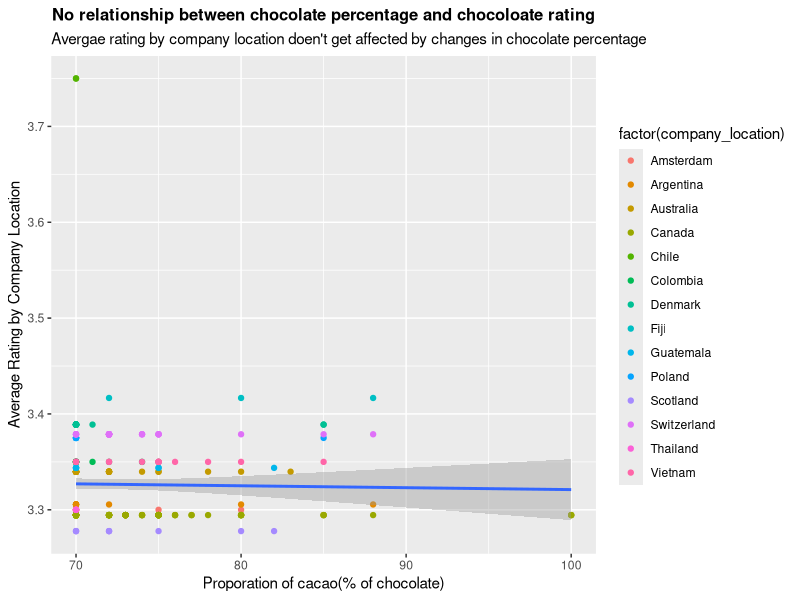

Write the R code that produced this figure.
## ---- chunk 1
knitr::opts_chunk$set(echo = TRUE)
## ---- chunk 2
packages = c('tidyverse', 'readxl', 'knitr')
for(p in packages){
  if(!require(p, character.only = T)){
    install.packages(p)
  }
  library(p, character.only = T)
}
## ---- chunk 3
cho<- read_csv("data/chocolate.csv")
## ---- chunk 4
cho$cocoa_percent = as.numeric(gsub("[\\%,]", "", cho$cocoa_percent))
## ---- chunk 5
cho_mod <-subset(cho, cocoa_percent >= 70)
## ---- chunk 6
cho_mod_avg <-cho_mod %>% 
   group_by(company_location) %>%
   summarize(avg_rating = mean(rating, na.rm=TRUE)) %>%
   ungroup()
## ---- chunk 7
cho_mod_percent <- cho_mod %>% 
  group_by(company_location) %>%
  summarize(avg_cocoa_percent = mean(cocoa_percent, na.rm=TRUE)) %>%
  ungroup()
## ---- chunk 8
cho_new = merge(cho_mod_avg,cho_mod_percent, by= "company_location")
## ---- chunk 9
cho_new_desc <- cho_new[order(-cho_new$avg_rating, -cho_new$avg_cocoa_percent),]
cho_top15 <- cho_new_desc[1:15, ]
## ---- chunk 10
cho_top15_coco_percent <-cho_mod[cho_mod$company_location %in% c("Chile","Fiji","Denmark","Switzerland","Poland","Vietnam","Colombia",
  "Guatemala","Australia","U.A.E","Argentina","Amsterdam","Thailand",
  "Canada","Scotland"),]
## ---- chunk 11
cho_final = merge(cho_top15,cho_top15_coco_percent, by= "company_location")
## ---- chunk 12
p <-ggplot(cho_final, aes(x = cocoa_percent, y = avg_rating)) +
    geom_point(aes(color =factor(company_location))) +
    geom_smooth(method = "lm")
p+
 labs(  x = "Proporation of cacao(% of chocolate)",
        y = "Average Rating by Company Location",
        title = "No relationship between chocolate percentage and chocoloate rating",
        subtitle = "Avergae rating by company location doen't get affected by changes in chocolate percentage") +
        theme(plot.title = element_text(hjust=0.5, size=12, face='bold')) 
